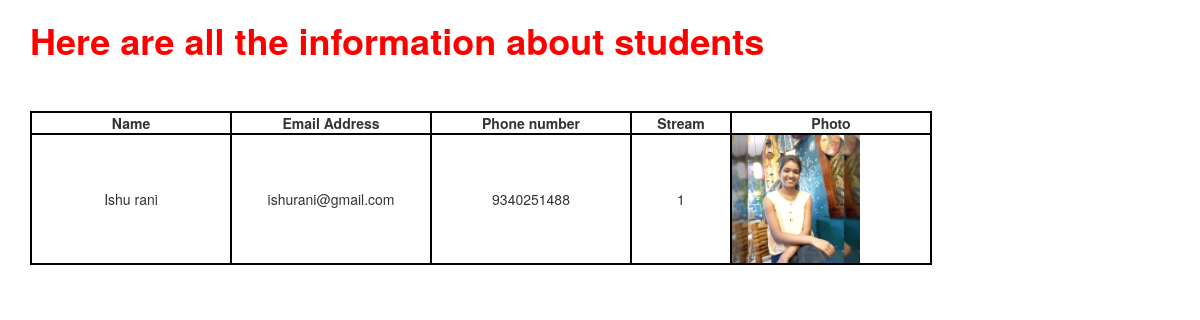
Before: /form/students/ with the older database file.
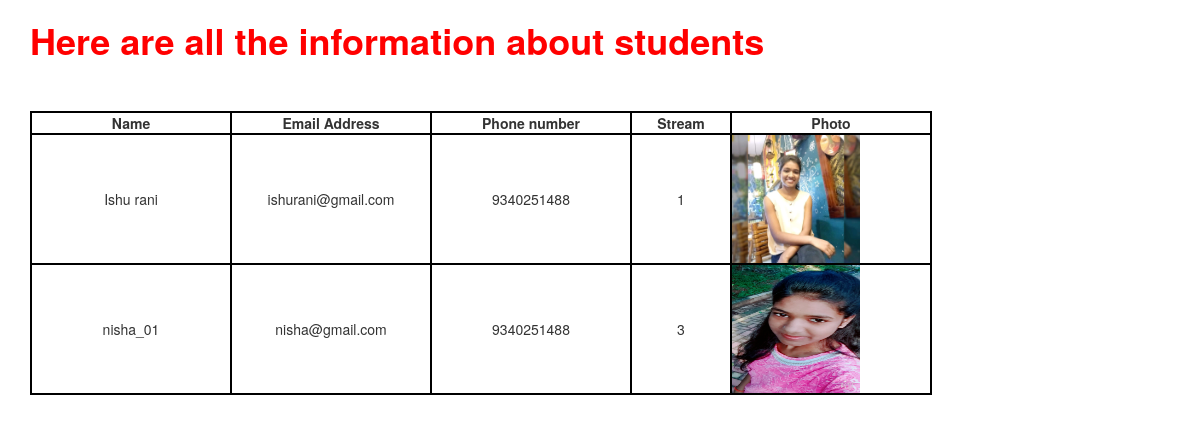
After: the same page with the newer database file.
### formapp/models.py (models this page shows)
class student(models.Model):
    name = models.CharField(max_length=100)
    email = models.EmailField(max_length=100,unique=True)
    mobile = models.CharField(max_length=100,default = "")
    gender = models.CharField(max_length=100,default = "")
    photo = models.ImageField(upload_to = 'photo/', default = True)
    STREAM_CHOICES = (
        ('1', 'CSE'),
        ('2', 'ECE'),
        ('3', 'MINING')
    )
    stream = models.CharField(max_length=1, choices=STREAM_CHOICES,default=True)
    video_file = models.FileField(upload_to = 'video/', max_length=200,default=True)

### formapp/views.py (the view)
# urls.py: path('students/',views.students,name='data'),
def students(request):
    if request.method == 'GET':
            student_list=student.objects.order_by('name')
            student_dict={'Students':student_list}
            return render(request,'formapp/students.html',context=student_dict)

### templates/formapp/students.html (shortened to what this page needs)
<!DOCTYPE html>
{% load staticfiles %}
<html lang="" dir="ltr">
  <head>
    <link rel="stylesheet" href="https://maxcdn.bootstrapcdn.com/bootstrap/3.3.7/css/bootstrap.min.css">
    <link rel="stylesheet" href="{% static 'css/style.css' %}">
  </head>
  <body>
    <div class="container">
<h1><b>Here are all the information about students </b></h1>
<br><br>
<div class="isra">
  {% if Students %}
  <table style ="border:2px solid black;">
  <col width="200">
  <col width="200">
  <col width="200">
  <col width="100">
  <col width="200">
    <thead>
      <th style ="border:2px solid black;text-align:center">Name</th>
      <th style ="border:2px solid black;text-align:center">Email Address</th>
      <th style ="border:2px solid black;text-align:center">Phone number</th>
      <th style ="border:2px solid black;text-align:center">Stream</th>
      <th style ="border:2px solid black;text-align:center">Photo</th>
        </thead>
      {% for i in Students %}
      <tr>
        <td style ="border:2px solid black; text-align:center">  {{i.name}}</td>
        <td style ="border:2px solid black; text-align:center">{{i.email}}</td>
        <td style ="border:2px solid black; text-align:center">{{i.mobile}}</td>
        <td style ="border:2px solid black; text-align:center">{{i.stream}}</td>
        <td style ="border:2px solid black; text-align:center"> <img src="{{ i.photo.url }}" class="img-responsive" style="width:128px;height:128px; float: left; margin-right: 10px;" />
</td>
      </tr>
      {% endfor %}
  </table>
{% else %}
<p> No Information is found!</p>
{% endif %}
</div>
</div>
  </body>
</html>

Changed rows visible on the page:
added student: name "nisha_01", email "nisha@gmail.com", mobile "9340251488", stream "3", photo (picture)
